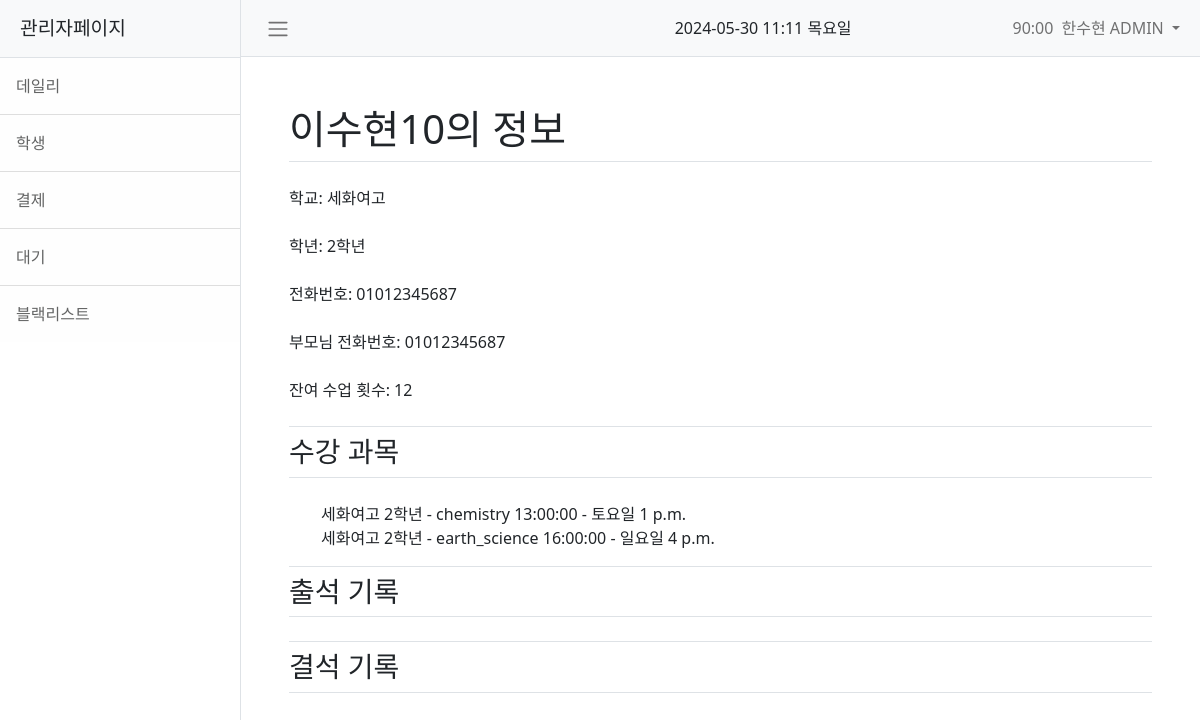
The page /management/student_detail/53/ (signed in) on the database its author committed.
### common/models.py (models this page shows, shortened)
class User(AbstractUser):
    GRADE_CHOICES = (
        ("1학년", "1학년"),
        ("2학년", "2학년"),
        ("3학년", "3학년"),
    )
    SCHOOL_CHOICES = (
        ("세화고", "세화고"),
        ("세화여고", "세화여고"),
        ("연합반", "연합반"),
    )
    name = models.CharField(max_length=100, null=False, verbose_name="이름")
    phone = models.CharField(
        max_length=20, null=True, blank=True, verbose_name="전화번호"
    )
    parent_phone = models.CharField(
        max_length=20, null=True, blank=True, verbose_name="부모님 전화번호"
    )
    is_teacher = models.BooleanField(default=False, verbose_name="강사")
    is_manager = models.BooleanField(default=False, verbose_name="행정")
    school = models.CharField(
        max_length=50,
        choices=SCHOOL_CHOICES,
        blank=True,
        null=True,
        verbose_name="학교",
    )
    grade = models.CharField(
        max_length=10,
        choices=GRADE_CHOICES,
        blank=True,
        null=True,
        verbose_name="학년",
    )
    physics = models.BooleanField(default=False, verbose_name="물리")
    chemistry = models.BooleanField(default=False, verbose_name="화학")
    biology = models.BooleanField(default=False, verbose_name="생명과학")
    earth_science = models.BooleanField(default=False, verbose_name="지구과학")
    integrated_science = models.BooleanField(default=False, verbose_name="통합과학")
    courses = models.ManyToManyField(
        "Course",
        related_name="enrolled_students",
        blank=True,
        verbose_name="수업 시간표",
    )
    payment_count = models.IntegerField(default=12, verbose_name="결제 횟수")
    payment_request = models.BooleanField(default=False, verbose_name="결제 요청")
    is_active = models.BooleanField(
        default=False, verbose_name="활성화"
    )  # 관리자 승인 전까지는 비활성화된 계정 처리
    attended_dates = models.ManyToManyField(
        "Attendance",
        related_name="attended_at",
        blank=True,
        verbose_name="출석 날짜",
    )
    absent_dates = models.ManyToManyField(
        "Absence",
        related_name="absent_at",
        blank=True,
        verbose_name="결석 날짜",
    )
    class Meta:
        verbose_name = "회원"
        verbose_name_plural = "회원"

class Course(models.Model):
    DAY_CHOICES = (
        ("월요일", "월요일"),
        ("화요일", "화요일"),
        ("수요일", "수요일"),
        ("목요일", "목요일"),
        ("금요일", "금요일"),
        ("토요일", "토요일"),
        ("일요일", "일요일"),
    )
    ROOM_CHOICES = (
        ("402", "402"),
        ("403", "403"),
        ("404", "404"),
        ("408", "408"),
        ("409", "409"),
        ("415", "415"),
    )
    SUBJECT_CHOICES = (
        ("physics", "물리"),
        ("chemistry", "화학"),
        ("biology", "생명과학"),
        ("earth_science", "지구과학"),
        ("integrated_science", "통합과학"),
    )
    course_school = models.CharField(
        max_length=50, choices=User.SCHOOL_CHOICES, verbose_name="학교"
    )
    course_grade = models.CharField(
        max_length=10, choices=User.GRADE_CHOICES, verbose_name="학년"
    )
    course_subject = models.CharField(
        max_length=20,
        choices=SUBJECT_CHOICES,
        default="선택과목",
        verbose_name="선택과목",
    )
    course_day = models.CharField(
        max_length=10, choices=DAY_CHOICES, verbose_name="수업 요일"
    )
    course_time = models.TimeField(verbose_name="수업 시작 시간")
    course_room = models.CharField(
        max_length=10, choices=ROOM_CHOICES, null=True, verbose_name="강의실"
    )
    course_teacher = models.ForeignKey(
        User,
        on_delete=models.CASCADE,
        related_name="taught_courses",
        verbose_name="선생",
    )
    course_students = models.ManyToManyField(
        User,
        related_name="enrolled_courses",
        blank=True,
        verbose_name="학생",
    )
    def __str__(self):
        return f"{self.course_school} {self.course_grade} - {self.course_subject} {self.course_time}"
    class Meta:
        verbose_name = "수업"
        verbose_name_plural = "수업"

### management/views.py (the view)
@login_required
def management_student_detail(request, student_id):
    student = get_object_or_404(User, pk=student_id)
    attendances = Attendance.objects.filter(student=student).order_by("attended_at")
    absences = Absence.objects.filter(student=student).order_by("absent_at")
    courses = student.enrolled_courses.all()
    context = {
        "student": student,
        "attendances": attendances,
        "absences": absences,
        "courses": courses,
    }
    return render(request, "management/management_student_detail.html", context)

### templates/management/management_student_detail.html (shortened to what this page needs)
{% extends 'management/management_base.html' %}
{% load static %}
{% block content %}
<div class="container p-5">
    <h1 class="mb-4 pb-2 border-bottom">{{ student.name }}의 정보</h1>
    <p class="mb-4">학교: {{ student.school }}</p>
    <p class="mb-4">학년: {{ student.grade }}</p>
    {% if student.phone == None %}
        <p class="mb-4">전화번호: -</p>
    {% else %}
        <p class="mb-4">전화번호: {{ student.phone }}</p>
    {% endif %}
    <p class="mb-4">부모님 전화번호: {{ student.parent_phone }}</p>
    <p class="mb-4">잔여 수업 횟수: {{ student.payment_count }}</p>
    <h3 class="mb-4 py-2 border-top border-bottom">수강 과목</h3>
    <ul>
        {% for course in courses %}
        <p class="nomargin">{{ course }} - {{ course.course_day }} {{ course.course_time }}</p>
        {% endfor %}
    </ul>
    <h3 class="mb-4 py-2 border-top border-bottom">출석 기록</h3>
    <h3 class="mb-4 py-2 border-top border-bottom">결석 기록</h3>
</div>
{% endblock %}

### templates/management/management_base.html (shortened to what this page needs)
{% load static %}
<!DOCTYPE html>
<html lang="en">
    <head>
        <link href="{% static 'css/management/management_base.css' %}" rel="stylesheet" />
    </head>
    <body>
        <div class="d-flex" id="wrapper">
            <div class="border-end bg-white" id="sidebar-wrapper">
                <div class="sidebar-heading border-bottom bg-light">관리자페이지</div>
                <div class="list-group list-group-flush">
                    <a class="list-group-item list-group-item-action list-group-item-light p-3" href="{% url 'management_home' %}">데일리</a>
                    <a class="list-group-item list-group-item-action list-group-item-light p-3" href="{% url 'management_studentlist' %}">학생</a>
                    <a class="list-group-item list-group-item-action list-group-item-light p-3" href="{% url 'management_paylist' %}">결제</a>
                    <a class="list-group-item list-group-item-action list-group-item-light p-3" href="{% url 'management_waitlist' %}">대기</a>
                    <a class="list-group-item list-group-item-action list-group-item-light p-3" href="{% url 'management_blacklist' %}">블랙리스트</a>
                </div>
            </div>
            <div id="page-content-wrapper">
                <nav class="navbar navbar-expand-lg navbar-light bg-light border-bottom">
                    <div class="container-fluid">
                        <button class="btn nav-btn-cst" id="sidebarToggle" type="button" data-bs-toggle="collapse" data-bs-target="#navbarSupportedContent" aria-controls="navbarSupportedContent" aria-expanded="false" aria-label="Toggle navigation">
                            <span class="navbar-toggler-icon"></span>
                        </button>
                        <div class="collapse navbar-collapse" id="navbarSupportedContent">
                            <div id="current-time" class="current-time text-center">
                                <p id="date-display"></p>
                            </div>
                            <ul class="navbar-nav ms-auto mt-2 mt-lg-0">
                                <li class="nav-item dropdown">
                                    <div class="navbar-user">
                                        <p class="navbar-text nomargin" id="sessionTimer">90:00</p>
                                        <a class="nav-link dropdown-toggle" id="navbarDropdown" href="#" role="button" data-bs-toggle="dropdown" aria-haspopup="true" aria-expanded="false">
                                            {{ request.user.name }}
                                        </a>
                                    </div>
                                </li>
                            </ul>
                        </div>
                    </div>
                </nav>
                <main class="d-flex flex-column justify-content-center">
                    {% block content %}
                    {% endblock %}
                </main>
            </div>
        </div>
    </body>
</html>

### rows shown on the page
User: user.name "한수현 ADMIN"
User: name "이수현10", school "세화여고", grade "2학년", phone "01012345687", parent_phone "01012345687", payment_count "12"
Course: course_school+course_grade+course_subject "세화여고 2학년 - chemistry 13:00:00", course_day "토요일", course_time "1 p.m."
Course: course_school+course_grade+course_subject "세화여고 2학년 - earth_science 16:00:00", course_day "일요일", course_time "4 p.m."
